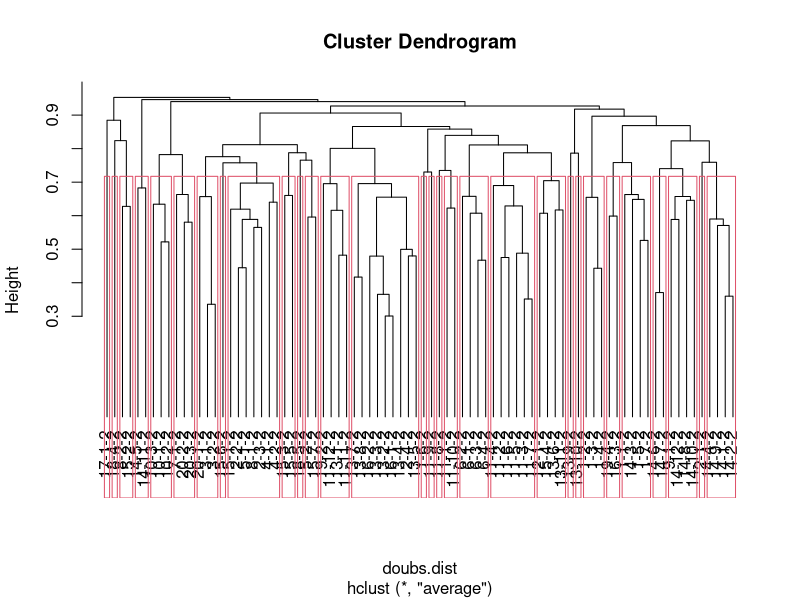
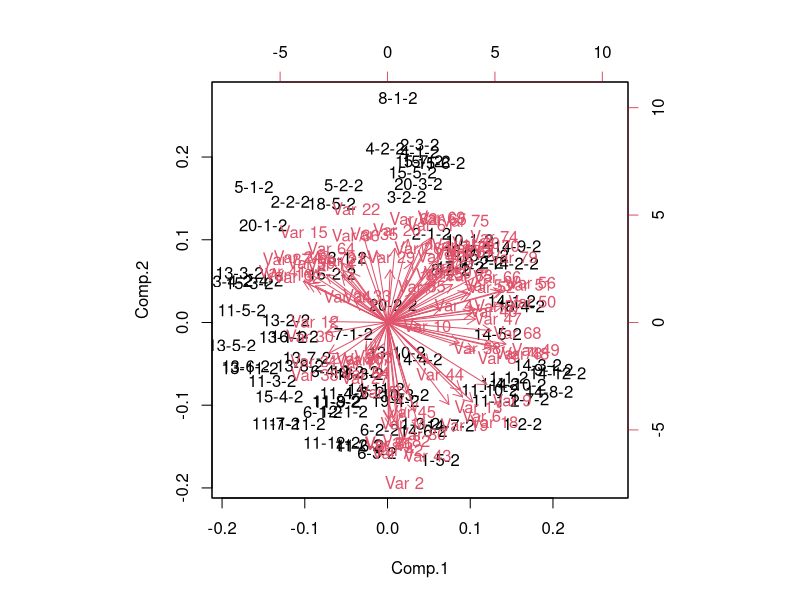
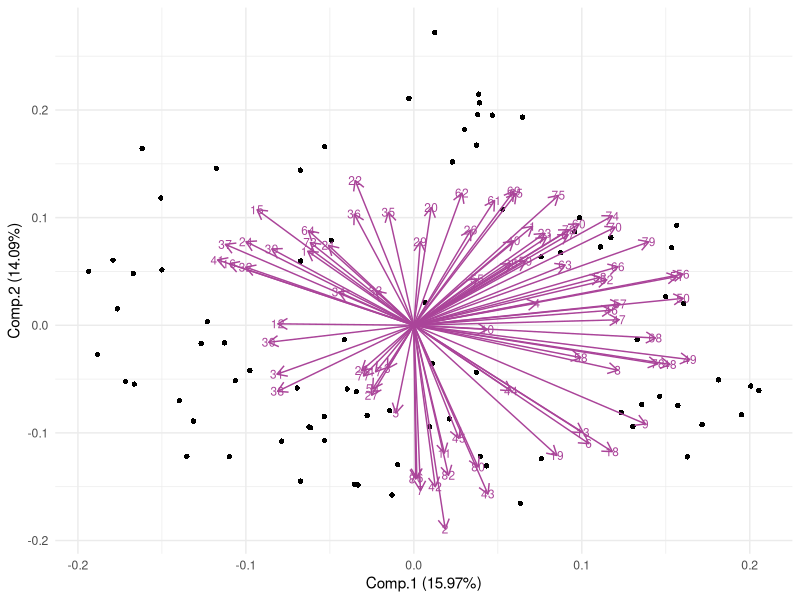
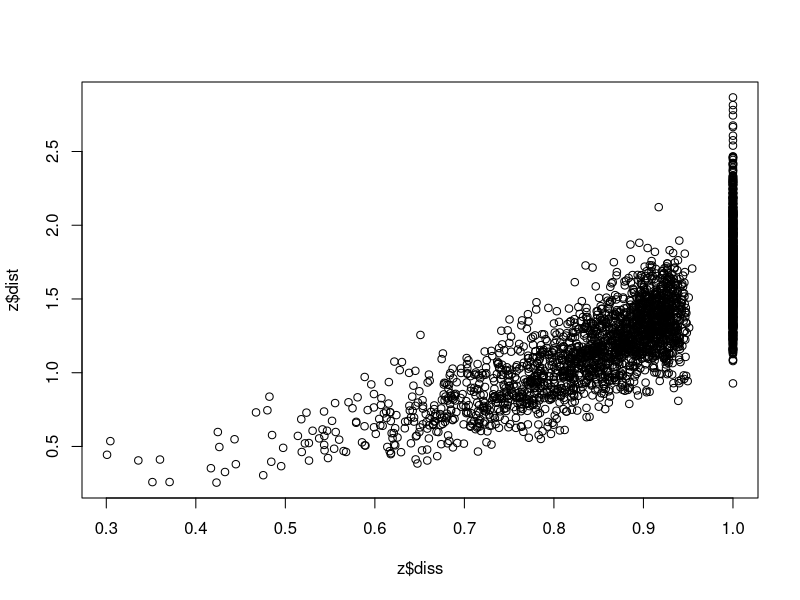
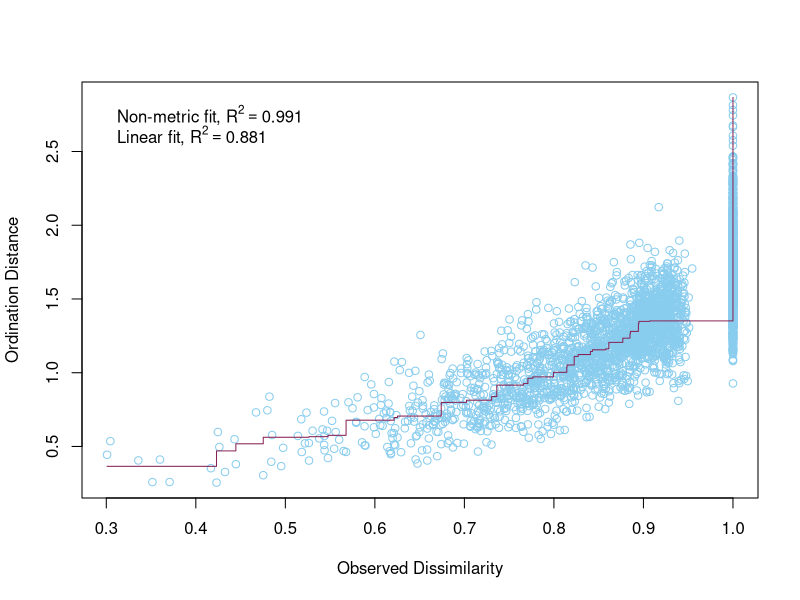
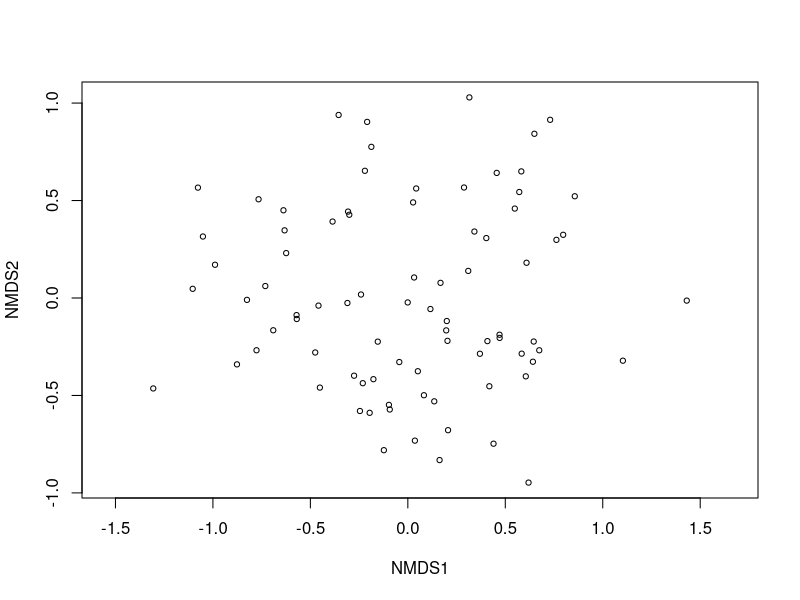
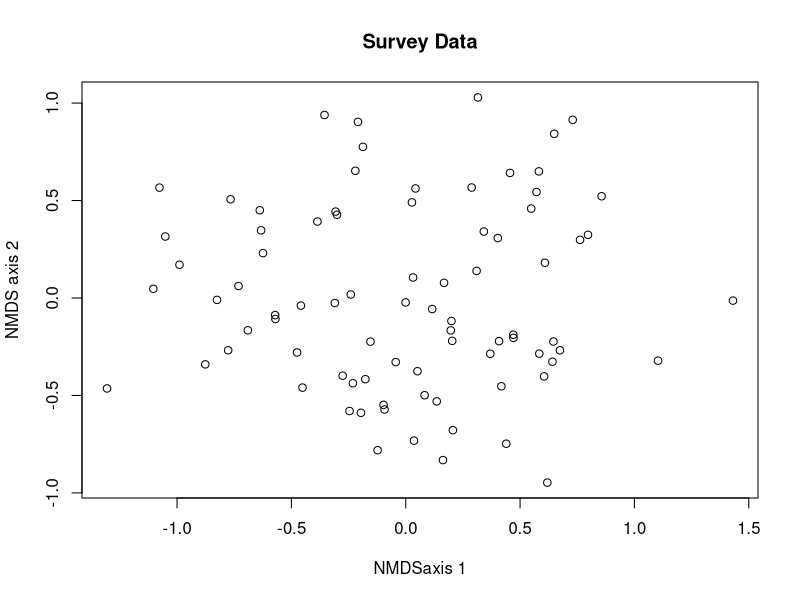
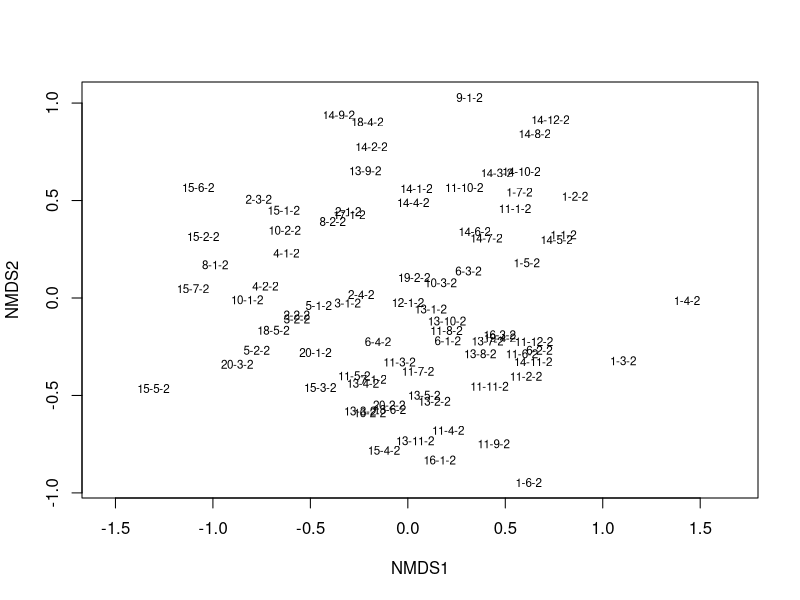

Here is the R script that generated these plots, in order: (Note: this script raises an error after producing the figures.)
#### NMDS ####

# Before anything else, verify that your environment is totally clear.
# This is important, because old objects can foul up the works
# Clean up the working environment
rm(list = ls())

# Verify working directory, should be ~/Documents/Analyses/lastname_first
getwd()

# Load tidyverse
library("tidyverse")
# Check for updates
tidyverse_update()


#### Cleaning up the data ####

library(dplyr)

# Read in the data with 6 extra woolly nightshades
library(readr)
SurveyData <- read_csv("Fieldwork/SurveyData_Clean.csv")

# Read in the data with extra woolly nightshades removed
library(readr)
SurveyData <- read_csv("Fieldwork/SurveyData_Clean_WN_removed.csv")

# The species that were entered as percent-cover need to be accounted for
# Given that the number of plants will vary greatly, but cover plants were all
# in Tier_1, for each percent cover plant I will give a value of 

# The plot needs to be numeric, so I need to change the Plot names to unique
# numeric variables, site needs to be given a number value as does W_N

# This code gives the combined plot names a simple, unique, numeric ID, but I 
# would like clearer ID's so I will use another method
# SurveyData_Combined$Plot <- as.numeric(as.factor(SurveyData_Combined$Plot))

# Assigning the Site a unique numeric value
SurveyData$Site <- as.numeric(as.factor(SurveyData$Site))
# Assigning W and N unique numeric values (weed is now 2, native is now 1)
SurveyData$W_N <- as.numeric(as.factor(SurveyData$W_N))

# Now combine this into unique numerical plot names
library(tidyr)
SurveyData_Combined <- SurveyData %>%
  unite(Plot, Site, Plot, sep = "-")

# Unite Plot and Weed vs Native columns so that now the plot id is all in one
# column that includes the site, plot number, and whether it is weed or native
library(tidyr)
SurveyData_Combined <- SurveyData_Combined %>%
  unite(Plot, Plot, W_N, sep = "-")


#### Change the data to be a matrix (n sample units x p species) ####

# This code gives NA values when species are not present in a plot
#Survey_wideNA <- SurveyData_Combined %>%
#  pivot_wider(names_from = Plot, 
#              values_from = Tier_1, 
#              id_cols = ScientificName)

# autotransform is not doing anything, so I need to transform my data
# square root was given as a good transformation, so I will do that

SurveyData_Combined$Tier_1_sqrt <- sqrt(SurveyData_Combined$Tier_1)

# Filter down to only native species
# Remove native species plots
# Remove rows where Group is "Native"

SurveyData_Combined_Weeds <- SurveyData_Combined %>% 
  filter(CentralSpecies != "Native")

# This code gives 0 values when species are not present in a plot
Survey_wide <- SurveyData_Combined_Weeds %>%
  pivot_wider(names_from = ScientificName, 
              values_from = Tier_1_sqrt, 
              id_cols = Plot) %>%
  mutate_all(~ replace(., is.na(.), 0))

# instead of being a tibble, I wanted to convert it back to a data frame
Survey_wide = as.data.frame(Survey_wide)


# Needs to remove the first column of numbers as row names and make the Scientific 
# names of species into the row names
row.names(Survey_wide) <- Survey_wide$Plot 
# Remove the first column from the data frame 
Survey_wide <- Survey_wide[, -1]

#Quick checks for empty rows or columns...
rowSums(Survey_wide)
colSums(Survey_wide)

# These are the columns that need to be removed using the data with the extra 
# woolly nightshades removed
Survey_wide<-Survey_wide[,-115] # this gets rid of the the column where there is a zero
Survey_wide<-Survey_wide[,-40] # this gets rid of the the column where there is a zero
Survey_wide<-Survey_wide[,-39] # this gets rid of the the column where there is a zero


# These are the columns that need to be removed using the data without the extra woolly
# nightshades removed
Survey_wide<-Survey_wide[,-14] # this gets rid of the the column where there is a zero
Survey_wide<-Survey_wide[,-34] # this gets rid of the the column where there is a zero
Survey_wide<-Survey_wide[,-37] # this gets rid of the the column where there is a zero

# Try doing this more simple method and see if this is why the other is not working
Survey_wide <- Survey_wide[, colSums(Survey_wide) != 0]
Survey_wide <- Survey_wide[, rowSums(Survey_wide) != 0]
# This code gives 0 values when species are not present in a plot
# Survey_wide <- SurveyData_Combined %>%
#  pivot_wider(names_from = ScientificName, 
#              values_from = Tier_1_sqrt, 
#              id_cols = Plot) %>%
#  mutate_all(~ replace(., is.na(.), 0))

# instead of being a tibble, I wanted to convert it back to a data frame
# Survey_wide = as.data.frame(Survey_wide)


# Needs to remove the first column of numbers as row names and make the Scientific 
# names of species into the row names
# row.names(Survey_wide) <- Survey_wide$Plot 
# Remove the first column from the data frame 
# Survey_wide <- Survey_wide[, -1]

# Note is that this is not subset, may need to subset to only the 
# most common species or species that occur more than 5 times etc.

#### NMDS ####

library(vegan)

#Quick checks for empty rows or columns...
# rowSums(Survey_wide)
# colSums(Survey_wide)

#Empty sites can cause problems so let's drop it
# Survey_wide<-Survey_wide[,-46] # this gets rid of the the column where there is a zero
# Survey_wide<-Survey_wide[,-49,] # this gets rid of the the column where there is a zero

doubs.dist<-vegdist(Survey_wide)
doubs.dist

# Check for Na, NaN,Inf values
any(is.na(doubs.dist))
any(is.infinite(doubs.dist))


#Classification
Survey_wide<-hclust(doubs.dist,method='average')
plot(Survey_wide,hang=-1) #The hang=-1 tidies it up so all the end nodes finish at the same level
grp<-cutree(Survey_wide,k=30) #K=4 is saying to identify the dominant 4 groups.
grp
rect.hclust(Survey_wide, k=30)


#Conduct a PCA on continuous data, commonly used for environmental 
#variable reduction. Say we want to combine variables that are similar in 
#for SEM we may use PCA

# linkage - once you have the two most similar sites together, how do you think about the similarity to the other sites. Best method is UPPGMA (an average weighed method)

# Now doing a PCA on the data
# Can do PCA on vegan or just the base programme of R, they just use different commands 
# (see powerpoint handout for more info)

doubs.pca<-princomp(doubs.dist,cor=TRUE)
summary(doubs.pca) 
biplot(doubs.pca)

# Create PCA biplot with sites as points

# Load necessary libraries
library(ggplot2)
library(ggfortify)

autoplot(
  doubs.pca,
  data = doubs.dist,
  loadings = TRUE,             # Display loadings vectors
  loadings.label = TRUE,       # Display loadings labels
  loadings.colour = '#AA4499',     # Loadings vector color
  loadings.label.size = 3,     # Loadings label size
  loadings.label.colour = "#AA4499", # Loadings label color
  shape = 16) +                   # Use points for sites
  theme_minimal()              # Apply a minimal theme



#Moving on now to MDS
#DO MDS with vegan package
z <- metaMDS(comm = doubs.dist,
             autotransform = FALSE,
             distance = "bray",
             engine = "monoMDS",
             k = 5,
             weakties = TRUE,
             model = "global",
             maxit = 300,
             try = 40,
             trymax = 50)

z
# Stress Plot = Sheppard Plot
plot(z$diss, z$dist)

stressplot(object = z,
           p.col = "#88CCEE",
           l.col = "#882255",
           lwd = 1)

#always report the stress for MDS, never report the Rsquared you get from that plot above
plot(z)

plot(z[["points"]][,2]~z[["points"]][,1],main="Survey Data", xlab="NMDSaxis 1" , ylab= "NMDS axis 2", cex = 0.5 +as.numeric(Survey_wide$nit))

# Using ggplot2 to make a plot with site names
plot(z, type = "t")

# Looking at the stress/goodness of fit
gof <- goodness(object = z)
plot(z, display = "sites", type = "none")
points(z, display = "sites", cex = 2*gof/mean(gof))


# Make the points into a data frame for ggplot
z$points %>% head()
z.points <- data.frame(z$points)

# I need to make a new data frame that is just the plots and the Central species
# for that plot
# Load the dplyr package
library(dplyr)

# Create a new data frame with unique Plot values
Plot_Species <- SurveyData_Combined_Weeds %>% distinct(Plot, .keep_all = TRUE)

grp <- Plot_Species$CentralSpecies

# I don't think I need these

# data.scores <- as.data.frame(scores(z))  #Using the scores function from vegan to extract the site scores and convert to a data.frame
# data.scores$site <- rownames(z)  # create a column of site names, from the rownames of data.scores
# data.scores$grp <- grp  #  add the grp variable created earlier
# head(data.scores)  #look at the data


# Create a data frame of NMDS results with group information
z.points$Group <- Plot_Species$CentralSpecies # Replace with your group column

# Customize plot with ggplot2
nmds_plot <- ggplot(data = z.points, aes(x = MDS1, y = MDS2, shape = Group, color = Group)) +
  geom_point(size = 2) + # Set point size
  scale_shape_manual(values = c(16, 15, 18, 19)) + # Customize shapes
  scale_color_manual(values = c("#EE6677", "#228833", "#661100", "#44AA99")) + # Customize colors
  theme_minimal() +
  labs(x = "NMDS1", y = "NMDS2")

# Print the plot
print(nmds_plot)

# This plot works!!!!!!!!

# Customize plot with ggplot2 add polygons/ellipses
nmds_plot <- ggplot(data = z.points, aes(x = MDS1, y = MDS2, shape = Group, color = Group)) +
  geom_point(size = 2) + # Set point size
  scale_shape_manual(values = c(16, 15, 18, 19)) + # Customize shapes
  scale_color_manual(values = c("#EE6677", "#228833", "#661100", "#44AA99")) + # Customize colors
  geom_polygon(data = z.points, aes(fill = Group, group = Group), alpha = 0.1) +
  theme_minimal() +
  labs(x = "NMDS1", y = "NMDS2")

# Print the plot
print(nmds_plot)

# Customize plot with ggplot2 add ellipses
nmds_plot <- ggplot(data = z.points, aes(x = MDS2, y = MDS4, shape = Group, color = Group)) +
  geom_point(size = 2) + # Set point size
  scale_shape_manual(values = c(16, 15, 18, 19)) + # Customize shapes
  scale_color_manual(values = c("#EE6677", "#228833", "#661100", "#44AA99")) + # Customize colors
  stat_ellipse(aes(group = Group, fill = Group), geom = "polygon", alpha = 0.1) +
  theme_minimal() +
  labs(x = "NMDS1", y = "NMDS2")

# Print the plot
print(nmds_plot)


# Look with centroids
group_centroids <- data.frame(
  Location = c("Solanum mauritianum", "Ligustrum lucidum", "Paraserianthes lophantha"),
  Centroid_X = c(mean(z.points$MDS1[z.points$Group == "Solanum mauritianum"]),
                 mean(z.points$MDS1[z.points$Group == "Ligustrum lucidum"]),
                 mean(z.points$MDS1[z.points$Group == "Paraserianthes lophantha"])),
  Centroid_Y = c(mean(z.points$MDS2[z.points$Group == "Solanum mauritianum"]),
                 mean(z.points$MDS2[z.points$Group == "Ligustrum lucidum"]),
                 mean(z.points$MDS2[z.points$Group == "Paraserianthes lophantha"])),
  Centroid_Z = c(mean(z.points$MDS3[z.points$Group == "Solanum mauritianum"]),
                 mean(z.points$MDS3[z.points$Group == "Ligustrum lucidum"]),
                 mean(z.points$MDS3[z.points$Group == "Paraserianthes lophantha"])),
  Centroid_A = c(mean(z.points$MDS4[z.points$Group == "Solanum mauritianum"]),
                 mean(z.points$MDS4[z.points$Group == "Ligustrum lucidum"]),
                 mean(z.points$MDS4[z.points$Group == "Paraserianthes lophantha"])),
  Centroid_B = c(mean(z.points$MDS5[z.points$Group == "Solanum mauritianum"]),
                 mean(z.points$MDS5[z.points$Group == "Ligustrum lucidum"]),
                 mean(z.points$MDS5[z.points$Group == "Paraserianthes lophantha"]))
)

# Sort z.points.weeds to match group-centroids order
# Define the custom order for the 'group' column
z.points$Group <- factor(z.points$Group, levels = c('Solanum mauritianum', 'Ligustrum lucidum', 'Paraserianthes lophantha'))

# Sort the data frame based on the custom order
z.points <- z.points[order(z.points$Group), ]


plot_data<-data.frame(
  Location = z.points$Group,
  MDS1=z.points$MDS1,
  MDS2=z.points$MDS2,
  MDS3=z.points$MDS3,
  MDS4=z.points$MDS4,
  MDS5=z.points$MDS5,
  xend=c(rep( group_centroids[1,2],27),rep(group_centroids[2,2],28), rep(group_centroids[3,2],27)),
  yend=c(rep( group_centroids[1,3],27),rep(group_centroids[2,3],28), rep(group_centroids[3,3],27)),
  zend=c(rep( group_centroids[1,4],27),rep(group_centroids[2,4],28), rep(group_centroids[3,4],27)),
  Aend=c(rep( group_centroids[1,5],27),rep(group_centroids[2,5],28), rep(group_centroids[3,5],27)),
  Bend=c(rep(group_centroids[1,6],27),rep( group_centroids[2,6],28), rep(group_centroids[3,6],27)))

# ggplot with centroids
ggplot(plot_data, aes(x = MDS3, y = MDS4, shape = Location, color = Location)) +
  geom_point(size=2) +
  scale_color_manual(values = c("#EE6677", "#661100", "#44AA99")) + 
  scale_shape_manual(values = c(16, 15, 17)) + 
  stat_ellipse(aes(group = Location, fill = Location), geom = "polygon", alpha = 0.1) +
  geom_point(data = group_centroids, aes(x = Centroid_Z, y = Centroid_A, shape = Location, color = Location)) +
  geom_segment(data = plot_data, aes(x = MDS3, y = MDS4, 
  xend = zend, yend = Aend, color = Location), alpha = 0.5)+

  theme_bw()

#### PERMANOVA ####

# Filter down to only native species
# Remove native species plots
# Remove rows where Group is "Native"

SurveyData_Combined_Weeds <- SurveyData_Combined %>% 
  filter(CentralSpecies != "Native")

# This code gives 0 values when species are not present in a plot
Survey_perm <- SurveyData_Combined_Weeds %>%
  pivot_wider(names_from = ScientificName, 
              values_from = Tier_1_sqrt, 
              id_cols = Plot) %>%
  mutate_all(~ replace(., is.na(.), 0))

# instead of being a tibble, I wanted to convert it back to a data frame
Survey_perm = as.data.frame(Survey_perm)


# Needs to remove the first column of numbers as row names and make the Scientific 
# names of species into the row names
row.names(Survey_perm) <- Survey_perm$Plot 
# Remove the first column from the data frame 
Survey_perm <- Survey_perm[, -1]

#Quick checks for empty rows or columns...
rowSums(Survey_perm)
colSums(Survey_perm)

# These are the columns that need to be removed using the data with the extra 
# woolly nightshades removed
Survey_perm<-Survey_perm[,-115] # this gets rid of the the column where there is a zero
Survey_perm<-Survey_perm[,-40] # this gets rid of the the column where there is a zero
Survey_perm<-Survey_perm[,-39] # this gets rid of the the column where there is a zero

#Empty sites can cause problems so let's drop it
Survey_perm<-Survey_perm[,-14] # this gets rid of the the column where there is a zero
Survey_perm<-Survey_perm[,-34] # this gets rid of the the column where there is a zero
Survey_perm<-Survey_perm[,-37] # this gets rid of the the column where there is a zero


# Make a distance matrix
perm_dist<-vegdist(Survey_perm, method='bray')


#Assumptions

dispersion<-betadisper(perm_dist, group=plot_data$Location,type = "centroid")

plot(dispersion)

anova(dispersion)


#Test

Perma_result<-adonis2( perm_dist~as.factor(plot_data$Location), data=perm_dist,
                       permutations=9999)

Perma_result









# This plot works, but it is just points.
p <- ggplot(data = z.points, aes(x = MDS1, y = MDS2)) +
  theme_bw() +
  theme(axis.title = element_blank(),
        axis.ticks = element_blank(),
        axis.text = element_blank())

p + geom_point()


#### Subset to the top 50 species occurring across plots ####
# Try again but subset the data
top_50_values <- names(sort(table(SurveyData_Combined$ScientificName), decreasing = TRUE))[1:50] 

print(top_50_values)

# Subset the data frame to include only rows with the top 15 most common values 
subset_SurveyData_Combined <- SurveyData_Combined[SurveyData_Combined$ScientificName %in% top_50_values, ] 
# View the subset data frame 
print(subset_SurveyData_Combined)

# This code gives 0 values when species are not present in a plot
Survey_wide <- subset_SurveyData_Combined %>%
  pivot_wider(names_from = Plot, 
              values_from = Tier_1, 
              id_cols = ScientificName) %>%
  mutate_all(~ replace(., is.na(.), 0))

# instead of being a tibble, I wanted to convert it back to a data frame
Survey_wide = as.data.frame(Survey_wide)


# Needs to remove the first column of numbers as row names and make the Scientific 
# names of species into the row names
row.names(Survey_wide) <- Survey_wide$ScientificName 
# Remove the first column from the data frame 
Survey_wide <- Survey_wide[, -1]

# Need to change the Plots to numeric names

# Note is that this is not subset, may need to subset to only the 
# most common species or species that occur more than 5 times etc.

#### NMDS ####

library(vegan)

#Quick checks for empty rows or columns...
rowSums(Survey_wide)
colSums(Survey_wide)


doubs.dist<-vegdist(Survey_wide)
doubs.dist

# Check for Na, NaN,Inf values
any(is.na(doubs.dist))
any(is.infinite(doubs.dist))


#Classification
Survey_wide<-hclust(doubs.dist,method='average')
plot(Survey_wide,hang=-1) #The hang=-1 tidies it up so all the end nodes finish at the same level (try dropping it to see what i mean)
grp<-cutree(Survey_wide,k=4) #K=4 is saying to identify the dominant 4 groups.
grp
rect.hclust(Survey_wide, k=4)


#Coundct a PCA on continuous data, commonly used for envrionmental 
#variable reduction. Say we want to combine variables that are similar in 
#for SEM we may use PCA

# linkage - once you have the two most smilar sites together, how do you think about the smiliaritiy to the other sistes. Best method is UPPGMA (an avergage weighed method)

# Now doing a PCA on the data
# Can do PCA on vegan or just the base programme of R, they just use different commands 
# (see powerpoint handout for more info)

doubs.pca<-princomp(doubs.dist,cor=TRUE)
summary(doubs.pca) 
biplot(doubs.pca)


doubs.pca2<-rda(doubs.dist,scale=TRUE) #Important to have the scale=TRUE to scale the data, otherwise you end up with perfect horseshooe type data. (try it without the scale to see what I mean)
plot(doubs.pca2)
